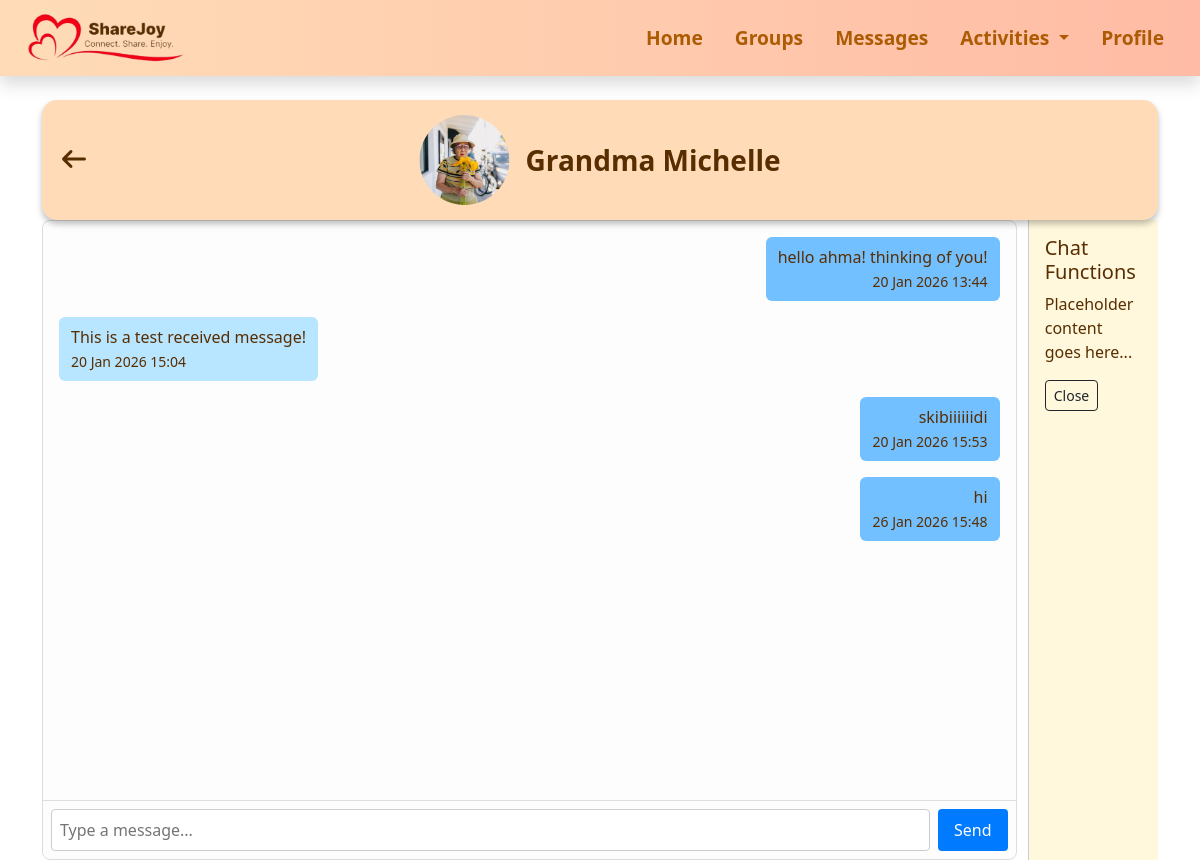
The page /textchat/1 (signed in) on the database its author committed.
### messages.py (models this page shows)
class Contact(db.Model):
    __tablename__ = 'contact'
    id = db.Column(db.Integer, primary_key=True)
    name = db.Column(db.String(35), nullable=False)
    phone = db.Column(db.String(12))
    short_desc = db.Column(db.String(120))
    image_url = db.Column(db.String(200))
    messages = db.relationship("Message", backref="contact", lazy=True)
    chat_group = db.Column(db.String(50))       # e.g. Family, Friends, Work
    message_status = db.Column(db.String(20))   # e.g. Unread, Read, Archived

class Message(db.Model):
    id = db.Column(db.Integer, primary_key=True)
    username = db.Column(db.String(80), nullable=False)
    content = db.Column(db.Text, nullable=False)
    timestamp = db.Column(db.DateTime, default=lambda: datetime.now(pytz.utc) + timedelta(hours=1))
    contact_id = db.Column(db.Integer, db.ForeignKey("contact.id"), nullable=True)

### app.py (the view, shortened to what this page needs)
@app.route("/textchat/<int:contact_id>", methods=["GET", "POST"])
@login_required
def textchat(contact_id):
    contact = Contact.query.get_or_404(contact_id)
    user = get_current_user()
    all_messages = Message.query.filter_by(contact_id=contact.id).order_by(Message.timestamp.asc()).all()
    return render_template("textchat.html", contact=contact, messages=all_messages, title="Chat Room")

### app.py (called while the page is built)
def login_required(f):
    @wraps(f)
    def decorated_function(*args, **kwargs):
        if 'user_id' not in session:
            flash('Please log in to access this page.', 'error')
            return redirect(url_for('loginpage'))
        return f(*args, **kwargs)
    return decorated_function

def get_current_user():
    if 'user_id' in session:
        return User.query.get(session['user_id'])
    return None

@app.template_filter("sgtime")
def sgtime(dt):
    if not dt:
        return ""
    if dt.tzinfo is None:
        dt = dt.replace(tzinfo=pytz.utc)
    sg_tz = pytz.timezone("Asia/Singapore")
    return dt.astimezone(sg_tz).strftime("%d %b %Y %H:%M")

### templates/textchat.html (shortened to what this page needs)
{% extends "base.html" %}
{% block extra_css %}
<link rel="stylesheet" href="{{ url_for('static', filename='css/textchat.css') }}">
{% endblock %}
{% block content %}
<div class="section-box">
  <a href="{{ url_for('messages') }}" class="btn btn-link p-0 back-arrow">
    <i class="fa-solid fa-arrow-left"></i>
  </a>
  <div class="text-pfp-container">
    <img src="{{ url_for('static', filename=(contact.image_url if contact.image_url else 'images/default_pfp.jpg')) }}"
         alt="{{ contact.name }} picture" class="pfp">
    <span class="contact-name fw-semibold">{{ contact.name }}</span>
  </div>
</div>
<div class="chat-wrapper">
  <div class="chat-container" id="chatContainer">
    <div class="messages-area">
      {% for message in messages %}
        <div class="message {% if message.username == 'me' %}sent{% else %}received{% endif %}">
          <div>{{ message.content }}</div>
          <small>{{ message.timestamp|sgtime }}</small>
        </div>
      {% endfor %}
    </div>
    <form method="POST" class="input-area">
      <input type="text" name="content" class="message-input" placeholder="Type a message..." required>
      <button type="submit" class="send-button">Send</button>
    </form>
  </div>
  <div class="right-pane" id="rightPane">
    <h5>Chat Functions</h5>
    <p>Placeholder content goes here...</p>
    <button type="button" class="btn btn-sm btn-outline-dark" onclick="togglePane()">Close</button>
  </div>
</div>
{% endblock %}

### templates/base.html (shortened to what this page needs)
<!doctype html>
<html lang="en">
<head>
    <link href="https://cdn.jsdelivr.net/npm/bootstrap@5.3.8/dist/css/bootstrap.min.css" rel="stylesheet">
    <link rel="stylesheet" href="{{ url_for('static', filename='css/navbar.css') }}">
    <link rel="stylesheet" href="{{ url_for('static', filename='css/base.css') }}">
    <link rel="stylesheet" href="https://cdnjs.cloudflare.com/ajax/libs/font-awesome/7.0.1/css/all.min.css">
    {% block extra_css %}{% endblock %}
</head>
<body>
    {% include "navbar.html" %}
    <div class="container mt-4">
        {% block content %}{% endblock %}
    </div>
</body>
</html>

### templates/navbar.html (shortened to what this page needs)
<nav class="navbar navbar-expand-md sticky-top shadow">
    <div class="container-fluid align-items-center">
        <a class="navbar-brand ms-3" href="{{ url_for('home') }}"><img
                src="{{ url_for('static', filename='images/navbar.png') }}" alt="ShareJoy" height="50"></a>
        <div class="collapse navbar-collapse" id="navbarNav">
            <ul class="navbar-nav ms-auto">
                <li class="nav-item">
                    <a class="nav-link me-3 fw-bold {% if request.endpoint == 'home' %}active{% endif %}"
                        href="{{ url_for('home') }}">Home</a>
                </li>
                <li class="nav-item">
                    <a class="nav-link me-3 fw-bold {% if request.endpoint == 'groups' %}active{% endif %}"
                        href="{{ url_for('groups') }}">Groups</a>
                </li>
                <li class="nav-item">
                    <a class="nav-link me-3 fw-bold {% if request.endpoint == 'messages' %}active{% endif %}"
                        href="{{ url_for('messages') }}">Messages</a>
                </li>
                <li class="nav-item dropdown">
                    <a class="nav-link me-3 dropdown-toggle fw-bold {% if request.endpoint in ['activities', 'explore', 'schedule'] %}active{% endif %}"
                        href="#" id="activitiesDropdown" role="button" data-bs-toggle="dropdown">
                        Activities
                    </a>
                </li>
                <li class="nav-item">
                    <a class="nav-link me-3 fw-bold {% if request.endpoint == 'profile' %}active{% endif %}"
                        href="{{ url_for('profile') }}">Profile</a>
                </li>
            </ul>
        </div>
    </div>
</nav>

### static/css/navbar.css (style rules this page uses)
.navbar, .dropdown-menu { background: linear-gradient(90deg, #FFDCB7, #ffbba5); border: none; box-shadow: 0 4px 8px rgba(0, 0, 0, 0.1); }
.navbar .nav-link, .dropdown-item { font-size: 1.2rem; color: #ad5b02; transition: color 0.3s ease, transform 0.3s ease; }

### static/css/base.css (style rules this page uses)
.section-box { width: 100%; min-height: 100px; color: #582D00; background-color: #fff2e6; box-shadow: 0 4px 6px rgba(0, 0, 0, 0.256); padding: 20px 20px 15px 20px; margin: 2rem auto; border-radius: 15px; }
body, input, textarea, .form-label, .formL { color: #582D00 !important; }
.fa-arrow-left { color: #582D00; font-weight: semibold; font-size: 1.5rem; }

### static/css/textchat.css (style rules this page uses)
.section-box { position: relative; width: 100%; min-height: 120px; background-color: #FFDCB7; margin: 0; }
.back-arrow { position: absolute; left: 1rem; top: 50%; transform: translateY(-50%); }
.text-pfp-container { position: absolute; left: 50%; top: 50%; transform: translate(-50%, -50%); display: inline-flex; align-items: center; gap: 1rem; }
.pfp { width: 90px; height: 90px; object-fit: cover; border-radius: 50%; }
.contact-name { font-size: 1.75rem; font-weight: bold; margin: 0; white-space: nowrap; }
.chat-container { background: #fdfdfd; border: 1px solid #ddd; border-radius: 8px; display: flex; align-self: flex-start; flex-direction: column; height: 80vh; }
.messages-area { flex: 1; overflow-y: auto; padding: 1rem; }
.message { margin-bottom: 1rem; padding: .5rem .75rem; border-radius: 6px; max-width: fit-content; align-self: flex-end; }
.message.sent { background: #72C0FF; margin-left: auto; text-align: right; }
.message.received { background: #B8E5FF; margin-right: auto; text-align: left; }
.input-area { display: flex; border-top: 1px solid #ddd; padding: .5rem; }
.message-input { flex: 1; padding: .5rem; border: 1px solid #ccc; border-radius: 4px; }
.send-button { margin-left: .5rem; padding: .5rem 1rem; border: none; background: #007bff; color: white; border-radius: 4px; cursor: pointer; }
.chat-wrapper { display: flex; width: 100%; height: 80vh; margin: 0; }
.chat-container { flex: 1; display: flex; flex-direction: column; transition: flex 0.3s ease; }
.right-pane { margin-left: 1%; flex: 0.1; overflow: hidden; transition: flex 0.3s ease; background-color: #FFF8DC; border-left: 1px solid #ccc; padding: 1rem; }

### rows shown on the page
Contact: image_url (picture), name "Grandma Michelle"
Message: content "hello ahma! thinking of you!", timestamp|sgtime "20 Jan 2026 13:44"
Message: content "This is a test received message!", timestamp|sgtime "20 Jan 2026 15:04"
Message: content "skibiiiiiidi", timestamp|sgtime "20 Jan 2026 15:53"
Message: content "hi", timestamp|sgtime "26 Jan 2026 15:48"
